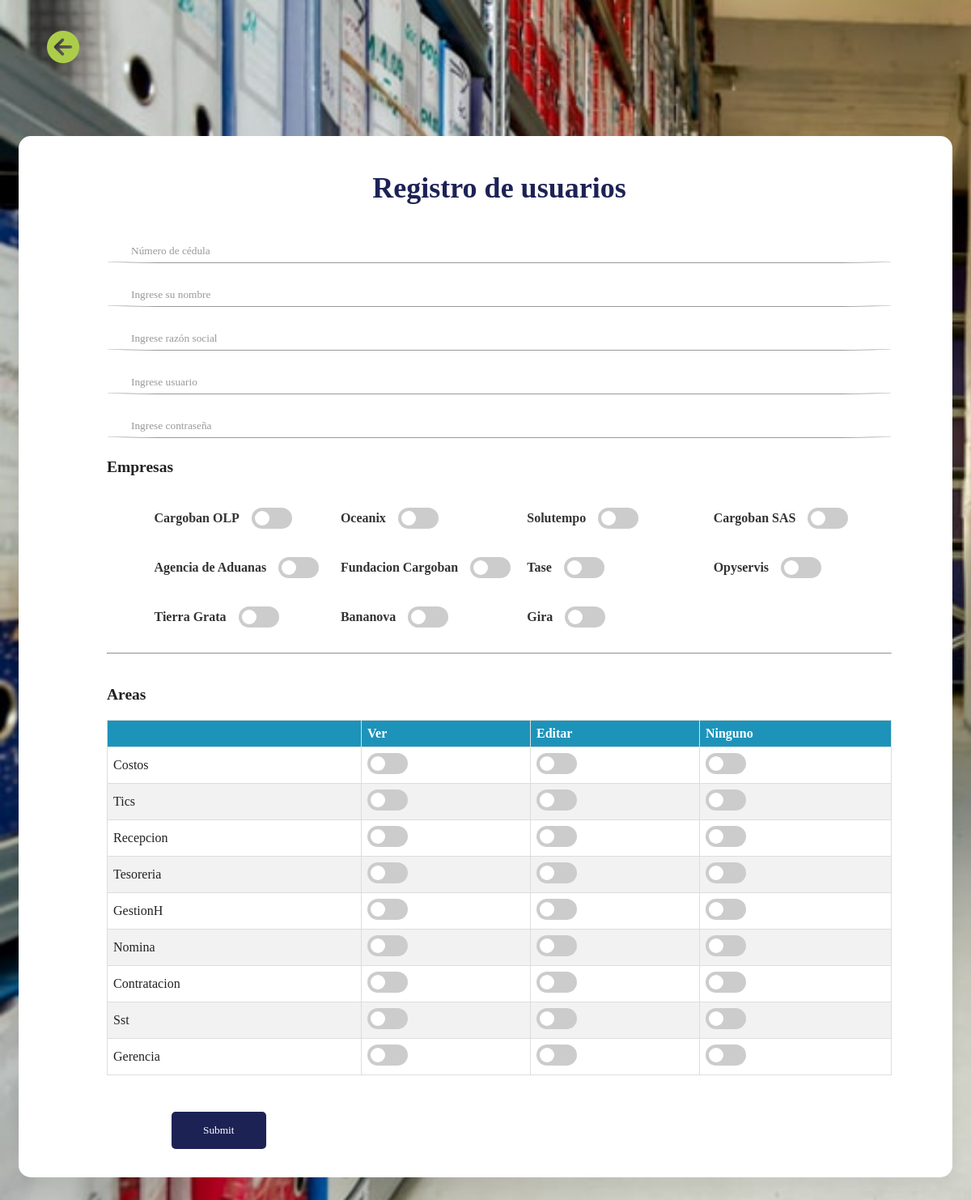
Page /view/register.php (signed in) on the committed database.
### tables this page shows
CREATE TABLE `tbl_razonsoc` (
  `Idrazon` int(11) NOT NULL,
  `Descripcion` varchar(50) NOT NULL
);

CREATE TABLE `tbl_areas` (
  `Idarea` int(11) NOT NULL,
  `NombreA` varchar(25) NOT NULL
);

### model/consu_razonsoc.php (called while the page is built, shortened)
<?php
class RazonSocial
{
    private $conexion;
    public function __construct($conexion)
    {
        $this->conexion = $conexion;
    }
    public function obtenerRazonesSociales()
    {
        $consulta = 'SELECT Idrazon, Descripcion FROM tbl_razonsoc';
        $resultado = mysqli_query($this->conexion, $consulta);
        $razonesSociales = [];
        while ($fila = mysqli_fetch_assoc($resultado)) {
            $razonesSociales[] = $fila;
        }
        return $razonesSociales;
    }
}
$conexion = (new Conexion())->conMysql();
$razonSocialClass = new RazonSocial($conexion);
$razonesSociales = $razonSocialClass->obtenerRazonesSociales();
return $razonesSociales;

### model/consultar_area.php (called while the page is built, shortened)
<?php
class Areas
{
    private $conexion;
    public function __construct($conexion)
    {
        $this->conexion = $conexion;
    }
    public function obtenerAreas()
    {
        $consulta = 'SELECT *  FROM tbl_areas';
        $resultado = mysqli_query($this->conexion, $consulta);
        $areas = [];
        while ($fila = mysqli_fetch_assoc($resultado)) {
            $areas[] = $fila;
        }
        return $areas;
    }
}
$conexion = (new Conexion())->conMysql();
$result = new Areas($conexion);
$areas = $result->obtenerAreas();
return $areas;

### view/register.php (the view, shortened to what this page needs)
<?php
$razonesSociales = include '../model/consu_razonsoc.php';
?>
<!DOCTYPE html>
<html lang="en">
  <head>
    <link rel="stylesheet" href="https://use.fontawesome.com/releases/v6.4.2/css/all.css">
    <link rel="stylesheet" href="css/register/register.css" />
  </head>
  <body>
    <a href="index.php"> <i class="fa-solid fa-circle-arrow-left fa-beat icon-back" style="color: #accd4a;"></i> </a>
    <div class="main">
      <section class="signup">
        <div class="container">
          <div class="signup-content">
            <div class="signup-form">
              <h2 class="form-title" style="">Registro de usuarios</h2>
              <form method="POST" action="../controller/ctr_register_usuarios.php" class="register-form" id="register-form">
                <div class="form-group">
                  <input type="text" name="cedula" id="cedula" placeholder="Número de cédula" />
                </div>
                <div class="form-group">
                  <input type="text" name="nombre" id="nombre" placeholder="Ingrese su nombre" />
                </div>
                <div class="form-group">
                  <input type="text" name="razon_social" id="razonSocial" placeholder="Ingrese razón social" />
                </div>
                <div class="form-group">
                  <input type="text" name="usuario" id="usuario" placeholder="Ingrese usuario" />
                </div>
                <div class="form-group">
                  <input type="password" name="contrasena" id="contrasena" placeholder="Ingrese contraseña" />
                </div>
                <h1 >Empresas</h1>
                <div class="signup-image">
                  <div class="grid-container">
                    <?php foreach ($razonesSociales as $index => $razon) { ?>
                      <div class="switch-container">
    <label class="switch-label"><strong><?php echo $razon['Descripcion']; ?></strong></label>
    <label class="switch">
        <span class="slider round"></span>
    </label>
</div>
                    <?php } ?>
              </div>
            </div>
            <hr>
            <br>
            <h1>Areas</h1>
  <table>
  <thead>
            <tr>
                <th></th>
                <th>Ver</th>
                <th>Editar</th>
                <th>Ninguno</th>
            </tr>
        </thead>
        <tbody>
            <?php
           $areas = include '../model/consultar_area.php';
foreach ($areas as $area) {
    echo '<tr>';
    echo "<td>{$area['NombreA']}</td>";
    echo "<td>
                    <label class='switch'>
                        <input type='radio' class='update-delete-button'
                               name='areas[{$area['Idarea']}]' value='1'>
                        <span class='slider round'></span>
                    </label>
                  </td>";
    echo "<td>
                    <label class='switch'>
                        <input type='radio' class='update-delete-button'
                               name='areas[{$area['Idarea']}]' value='2'>
                        <span class='slider round'></span>
                    </label>
                  </td>";
    echo "<td>
                    <label class='switch'>
                        <input type='radio' class='update-delete-button'
                               name='areas[{$area['Idarea']}]' value='3'>
                        <span class='slider round'></span>
                    </label>
                  </td>";
    echo '</tr>';
}
?>
        </tbody>
    </table>
                <div class="form-group form-button">
                  <input type="submit" class="form-submit"/>
                </div>
              </form>
            </div>
          </div>
        </div>
      </section>
  </body>
</html>

### view/css/register/register.css (style rules this page uses)
display-flex, .display-flex, .display-flex-center, .signup-content, .signin-content, .social-login, .socials { display: flex; display: -webkit-flex; }
input, select, textarea { outline: none; appearance: unset !important; -moz-appearance: unset !important; -webkit-appearance: unset !important; -o-appearance: unset !important; -ms-appearance: unset !important; }
h2 { line-height: 1.66; margin: 0; padding: 0; font-weight: bold; color: #222; font-family: Poppins; font-size: 36px; }
.main { padding: 90px 0; }
.icon-back { font-size: 40px; margin: 30px 0px 0px 50px; }
body { font-size: 13px; color: #222; background: #f8f8f8; font-weight: 400; background-image: url(../../images/background-register.jpg); background-size: cover; font-family: Poppins; }
.container { background: rgb(255, 255, 255); margin: auto auto; box-shadow: 0px 15px 16.83px 0.17px rgba(0, 0, 0, 0.05); -moz-box-shadow: 0px 15px 16.83px 0.17px rgba(0, 0, 0, 0.05); -webkit-box-shadow: 0px 15px 16.83px 0.17px rgba(0, 0, 0, 0.05); -o-box-shadow: 0px 15px 16.83px 0.17px rgba(0, 0, 0, 0.05); -ms-box-shadow: 0px 15px 16.83px 0.17px rgba(0, 0, 0, 0.05); border-radius: 15px; -moz-border-radius: 15px; -webkit-border-radius: 15px; -o-border-radius: 15px; -ms-border-radius: 15px; }
.signup-content { padding: 35px 0; }
.signup-form { width: 90%; overflow: hidden; }
.signup-form .signup-image { margin-left: 5%; }
.form-title { margin-bottom: 33px; color: #1d2255; display: flex; justify-content: center; }
.signup-form .signup-image { margin-top: 3%; }
.form-submit { display: inline-block; background: #1d2255; color: #fff; border-bottom: none; width: auto; padding: 15px 39px; border-radius: 5px; -moz-border-radius: 5px; -webkit-border-radius: 5px; -o-border-radius: 5px; -ms-border-radius: 5px; margin-top: 25px; margin-left: 80px; cursor: pointer; }
.signup-form { margin-left: 75px; margin-right: 75px; padding-left: 34px; }
.register-form { width: 100%; }
.form-group { position: relative; margin-bottom: 25px; overflow: hidden; }
.form-group:last-child { margin-bottom: 0px; }
input { width: 100%; display: block; border: none; border-bottom: 1px solid #999; padding: 6px 30px; font-family: Poppins; box-sizing: border-box; border-radius: 8%; }
@media screen and (max-width: 1200px) { .container { width: calc(100% - 30px); max-width: 100%; } }
@media screen and (min-width: 1024px) { .container { max-width: 1200px; } }
.switch-container { display: flex; align-items: center; margin-bottom: 15px; padding: 10px; }
.switch-label { margin-right: 15px; font-size: 16px; color: #333; }
.switch { position: relative; display: inline-block; width: 50px; height: 26px; }
.slider { position: absolute; cursor: pointer; top: 0; left: 0; right: 0; bottom: 0; background-color: #ccc; transition: 0.4s; border-radius: 26px; }
.slider:before { position: absolute; content: ""; height: 18px; width: 18px; border-radius: 50%; left: 4px; bottom: 4px; background-color: white; transition: 0.4s; }
.grid-container { display: grid; grid-template-columns: repeat(4, 2fr); }
table { width: 100%; border-collapse: collapse; margin: 20px 0; font-size: 16px; text-align: left; }
th, td { padding: 7px; border: 1px solid #ddd; }
tr:nth-child(even) { background-color: #f2f2f2; }
th { background-color: rgba(29, 147, 186, 255); color: white; }

### rows in the picture
tbl_razonsoc: Descripcion "Cargoban OLP"
tbl_razonsoc: Descripcion "Oceanix"
tbl_razonsoc: Descripcion "Solutempo"
tbl_razonsoc: Descripcion "Cargoban SAS"
tbl_razonsoc: Descripcion "Agencia de Aduanas"
tbl_razonsoc: Descripcion "Fundacion Cargoban"
tbl_razonsoc: Descripcion "Tase"
tbl_razonsoc: Descripcion "Opyservis"
tbl_razonsoc: Descripcion "Tierra Grata"
tbl_razonsoc: Descripcion "Bananova"
tbl_razonsoc: Descripcion "Gira"
tbl_areas: NombreA "Costos"
tbl_areas: NombreA "Tics"
tbl_areas: NombreA "Recepcion"
tbl_areas: NombreA "Tesoreria"
tbl_areas: NombreA "GestionH"
tbl_areas: NombreA "Nomina"
tbl_areas: NombreA "Contratacion"
tbl_areas: NombreA "Sst"
tbl_areas: NombreA "Gerencia"
